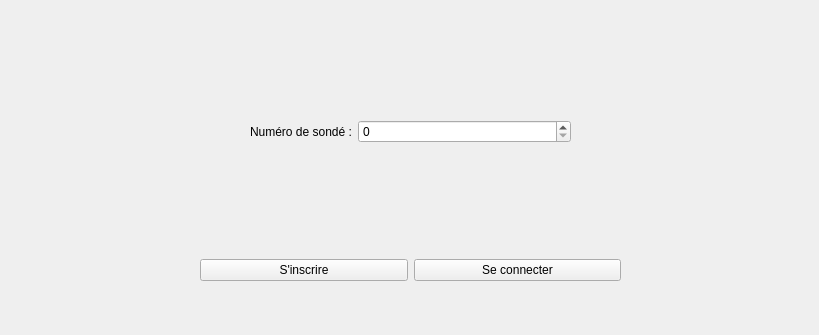
<?xml version="1.0" encoding="UTF-8"?>
<ui version="4.0">
 <class>Connexion</class>
 <widget class="QWidget" name="Connexion">
  <property name="geometry">
   <rect>
    <x>0</x>
    <y>0</y>
    <width>819</width>
    <height>335</height>
   </rect>
  </property>
  <property name="windowTitle">
   <string>Form</string>
  </property>
  <widget class="QWidget" name="verticalLayoutWidget">
   <property name="geometry">
    <rect>
     <x>50</x>
     <y>10</y>
     <width>721</width>
     <height>301</height>
    </rect>
   </property>
   <layout class="QVBoxLayout" name="verticalLayout_2">
    <item>
     <spacer name="verticalSpacer_2">
      <property name="orientation">
       <enum>Qt::Vertical</enum>
      </property>
      <property name="sizeType">
       <enum>QSizePolicy::Fixed</enum>
      </property>
      <property name="sizeHint" stdset="0">
       <size>
        <width>40</width>
        <height>80</height>
       </size>
      </property>
     </spacer>
    </item>
    <item>
     <layout class="QHBoxLayout" name="horizontalLayout_3">
      <item>
       <spacer name="horizontalSpacer_3">
        <property name="orientation">
         <enum>Qt::Horizontal</enum>
        </property>
        <property name="sizeType">
         <enum>QSizePolicy::Fixed</enum>
        </property>
        <property name="sizeHint" stdset="0">
         <size>
          <width>200</width>
          <height>20</height>
         </size>
        </property>
       </spacer>
      </item>
      <item>
       <widget class="QLabel" name="label">
        <property name="sizePolicy">
         <sizepolicy hsizetype="Fixed" vsizetype="Preferred">
          <horstretch>0</horstretch>
          <verstretch>0</verstretch>
         </sizepolicy>
        </property>
        <property name="text">
         <string>Numéro de sondé :</string>
        </property>
       </widget>
      </item>
      <item>
       <widget class="QSpinBox" name="spinBox">
        <property name="maximum">
         <number>999999999</number>
        </property>
        <property name="singleStep">
         <number>100</number>
        </property>
       </widget>
      </item>
      <item>
       <spacer name="horizontalSpacer_4">
        <property name="orientation">
         <enum>Qt::Horizontal</enum>
        </property>
        <property name="sizeType">
         <enum>QSizePolicy::Fixed</enum>
        </property>
        <property name="sizeHint" stdset="0">
         <size>
          <width>200</width>
          <height>20</height>
         </size>
        </property>
       </spacer>
      </item>
     </layout>
    </item>
    <item>
     <spacer name="verticalSpacer">
      <property name="orientation">
       <enum>Qt::Vertical</enum>
      </property>
      <property name="sizeType">
       <enum>QSizePolicy::Fixed</enum>
      </property>
      <property name="sizeHint" stdset="0">
       <size>
        <width>40</width>
        <height>80</height>
       </size>
      </property>
     </spacer>
    </item>
    <item>
     <layout class="QHBoxLayout" name="horizontalLayout_4">
      <item>
       <spacer name="horizontalSpacer_2">
        <property name="orientation">
         <enum>Qt::Horizontal</enum>
        </property>
        <property name="sizeType">
         <enum>QSizePolicy::Fixed</enum>
        </property>
        <property name="sizeHint" stdset="0">
         <size>
          <width>150</width>
          <height>20</height>
         </size>
        </property>
       </spacer>
      </item>
      <item>
       <widget class="QPushButton" name="pushButton_2">
        <property name="text">
         <string>S'inscrire</string>
        </property>
       </widget>
      </item>
      <item>
       <widget class="QPushButton" name="pushButton">
        <property name="text">
         <string>Se connecter</string>
        </property>
       </widget>
      </item>
      <item>
       <spacer name="horizontalSpacer">
        <property name="orientation">
         <enum>Qt::Horizontal</enum>
        </property>
        <property name="sizeType">
         <enum>QSizePolicy::Fixed</enum>
        </property>
        <property name="sizeHint" stdset="0">
         <size>
          <width>150</width>
          <height>20</height>
         </size>
        </property>
       </spacer>
      </item>
     </layout>
    </item>
   </layout>
  </widget>
 </widget>
 <resources/>
 <connections/>
</ui>
